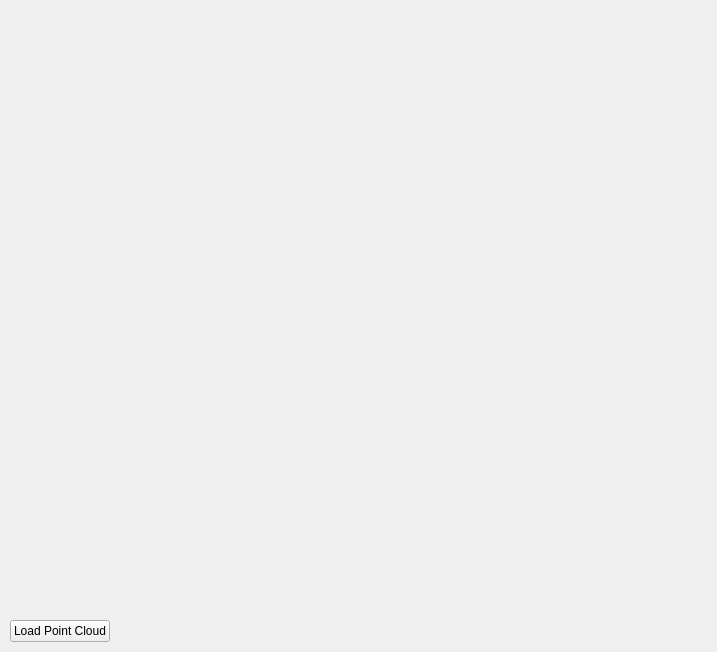
<?xml version="1.0" encoding="UTF-8"?>
<ui version="4.0">
 <class>MainWindow</class>
 <widget class="QMainWindow" name="MainWindow">
  <property name="geometry">
   <rect>
    <x>0</x>
    <y>0</y>
    <width>717</width>
    <height>652</height>
   </rect>
  </property>
  <property name="windowTitle">
   <string>MainWindow</string>
  </property>
  <widget class="QWidget" name="centralwidget">
   <widget class="QWidget" name="wdgView" native="true">
    <property name="geometry">
     <rect>
      <x>9</x>
      <y>9</y>
      <width>699</width>
      <height>601</height>
     </rect>
    </property>
   </widget>
   <widget class="QWidget" name="wdgSettings" native="true">
    <property name="geometry">
     <rect>
      <x>10</x>
      <y>610</y>
      <width>351</width>
      <height>43</height>
     </rect>
    </property>
    <layout class="QHBoxLayout" name="horizontalLayout">
     <item>
      <widget class="QPushButton" name="btnLoadPointCloud">
       <property name="text">
        <string>Load Point Cloud</string>
       </property>
      </widget>
     </item>
     <item>
      <spacer name="horizontalSpacer">
       <property name="orientation">
        <enum>Qt::Horizontal</enum>
       </property>
       <property name="sizeHint" stdset="0">
        <size>
         <width>200</width>
         <height>20</height>
        </size>
       </property>
      </spacer>
     </item>
    </layout>
   </widget>
  </widget>
 </widget>
 <resources/>
 <connections/>
</ui>
